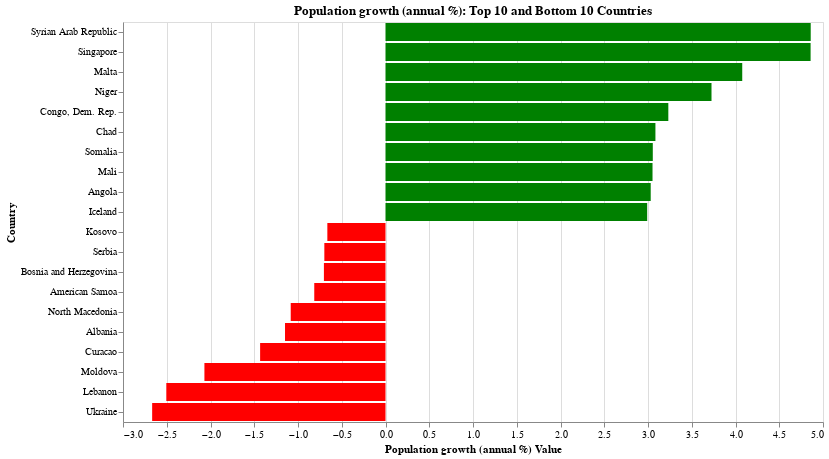

The notebook cell this image was saved under:
### Markdown cell above
4. Bars / Stacked

### Code cell
def top_bottom_bars(series, year):
    # Load complete world_bank dataset
    world_bank = world_bank_complete()
    # Filter data based on the provided series
    world_bank = world_bank[world_bank['Series'] == series]
    world_bank = world_bank[world_bank['Year'] == year]
    
    # Drop any missing values in 'Value' to avoid issues in sorting
    world_bank = world_bank.dropna(subset=['Value'])
    
    # Sort by 'Value' and select top 10 and bottom 10
    top_10 = world_bank.nlargest(10, 'Value')
    bottom_10 = world_bank.nsmallest(10, 'Value')
    
    # Concatenate top and bottom 10 data
    top_bottom = pd.concat([top_10, bottom_10])
    
    # Create a bar chart
    bar_chart = alt.Chart(top_bottom).mark_bar().encode(
        x=alt.X('Value:Q', title=f'{series} Value'),
        y=alt.Y('Country:N', sort='-x', title='Country'),
        color=alt.condition(
            alt.datum['Value'] > 0,
            alt.value('green'),
            alt.value('red')
        ),
        tooltip=['Country', 'Value']
    ).properties(
        title=f'{series}: Top 10 and Bottom 10 Countries',
        width=700,
        height=400
    )

    return bar_chart

top_bottom_bars('Population growth (annual %)', 2023)

### Figure 1 — Vega specification as saved in the notebook (floating-point values rounded to 4 significant figures)
{"$schema": "https://vega.github.io/schema/vega/v5.json", "data": [{"name": "source_0"}, {"name": "data_0", "values": [{"Country": "Syrian Arab Republic", "Value": 4.86, "Value_end": 4.86, "Value_start": 0.0}, {"Country": "Singapore", "Value": 4.858, "Value_end": 4.858, "Value_start": 0.0}, {"Country": "Malta", "Value": 4.077, "Value_end": 4.077, "Value_start": 0.0}, {"Country": "Niger", "Value": 3.726, "Value_end": 3.726, "Value_start": 0.0}, {"Country": "Congo, Dem. Rep.", "Value": 3.232, "Value_end": 3.232, "Value_start": 0.0}, {"Country": "Chad", "Value": 3.085, "Value_end": 3.085, "Value_start": 0.0}, {"Country": "Somalia", "Value": 3.055, "Value_end": 3.055, "Value_start": 0.0}, {"Country": "Mali", "Value": 3.052, "Value_end": 3.052, "Value_start": 0.0}, {"Country": "Angola", "Value": 3.031, "Value_end": 3.031, "Value_start": 0.0}, {"Country": "Iceland", "Value": 2.991, "Value_end": 2.991, "Value_start": 0.0}, {"Country": "Ukraine", "Value": -2.667, "Value_end": -2.667, "Value_start": 0.0}, {"Country": "Lebanon", "Value": -2.505, "Value_end": -2.505, "Value_start": 0.0}, {"Country": "Moldova", "Value": -2.07, "Value_end": -2.07, "Value_start": 0.0}, {"Country": "Curacao", "Value": -1.433, "Value_end": -1.433, "Value_start": 0.0}, {"Country": "Albania", "Value": -1.148, "Value_end": -1.148, "Value_start": 0.0}, {"Country": "North Macedonia", "Value": -1.083, "Value_end": -1.083, "Value_start": 0.0}, {"Country": "American Samoa", "Value": -0.8142, "Value_end": -0.8142, "Value_start": 0.0}, {"Country": "Bosnia and Herzegovina", "Value": -0.7038, "Value_end": -0.7038, "Value_start": 0.0}, {"Country": "Serbia", "Value": -0.699, "Value_end": -0.699, "Value_start": 0.0}, {"Country": "Kosovo", "Value": -0.6646, "Value_end": -0.6646, "Value_start": 0.0}]}, {"name": "source_0_y_domain_Country", "values": [{"Country": "Syrian Arab Republic", "sort_field": 4.86}, {"Country": "Singapore", "sort_field": 4.858}, {"Country": "Malta", "sort_field": 4.077}, {"Country": "Niger", "sort_field": 3.726}, {"Country": "Congo, Dem. Rep.", "sort_field": 3.232}, {"Country": "Chad", "sort_field": 3.085}, {"Country": "Somalia", "sort_field": 3.055}, {"Country": "Mali", "sort_field": 3.052}, {"Country": "Angola", "sort_field": 3.031}, {"Country": "Iceland", "sort_field": 2.991}, {"Country": "Ukraine", "sort_field": -2.667}, {"Country": "Lebanon", "sort_field": -2.505}, {"Country": "Moldova", "sort_field": -2.07}, {"Country": "Curacao", "sort_field": -1.433}, {"Country": "Albania", "sort_field": -1.148}, {"Country": "North Macedonia", "sort_field": -1.083}, {"Country": "American Samoa", "sort_field": -0.8142}, {"Country": "Bosnia and Herzegovina", "sort_field": -0.7038}, {"Country": "Serbia", "sort_field": -0.699}, {"Country": "Kosovo", "sort_field": -0.6646}]}], "marks": [{"type": "rect", "name": "marks", "from": {"data": "data_0"}, "encode": {"update": {"tooltip": {"signal": "{\"Country\": isValid(datum[\"Country\"]) ? datum[\"Country\"] : \"\"+datum[\"Country\"], \"Value\": format(datum[\"Value\"], \"\")}"}, "fill": [{"value": "green", "test": "(datum['Value'] > 0)"}, {"value": "red"}], "height": {"signal": "max(0.25, bandwidth('y'))"}, "x": {"field": "Value_end", "scale": "x"}, "x2": {"field": "Value_start", "scale": "x"}, "y": {"field": "Country", "scale": "y"}}}, "style": ["bar"]}], "scales": [{"name": "x", "type": "linear", "domain": {"data": "data_0", "fields": ["Value_start", "Value_end"]}, "range": [0, {"signal": "width"}], "zero": true, "nice": true}, {"name": "y", "type": "band", "domain": {"data": "source_0_y_domain_Country", "field": "Country", "sort": {"op": "max", "field": "sort_field", "order": "descending"}}, "range": [0, {"signal": "height"}], "paddingInner": 0.1, "paddingOuter": 0.05}], "axes": [{"scale": "x", "gridScale": "y", "grid": true, "domain": false, "labels": false, "minExtent": 0, "maxExtent": 0, "ticks": false, "zindex": 0, "aria": false, "tickCount": {"signal": "ceil(width/40)"}, "orient": "bottom"}, {"scale": "x", "tickCount": {"signal": "ceil(width/40)"}, "labelOverlap": true, "grid": false, "orient": "bottom", "zindex": 0, "labelFlush": true, "title": "Population growth (annual %) Value"}, {"scale": "y", "title": "Country", "orient": "left", "zindex": 0, "grid": false}], "title": {"text": "Population growth (annual %): Top 10 and Bottom 10 Countries", "frame": "group"}, "background": "white", "height": 400, "padding": 5, "style": "cell", "width": 700}
